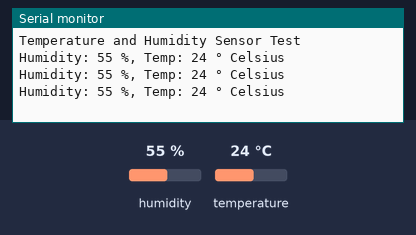
This sketch was run on a simulated Arduino Uno, built with avr-gcc and run on an emulated ATmega328P. Parts: the last lines printed to the serial monitor. The inputs (shaded band) are chosen by the test bench; at power-on: humidity 55 %, temperature 24 °C.

Above: at 2.8 s.
2.9 s: humidity set to 22 %
At 4.8 s:
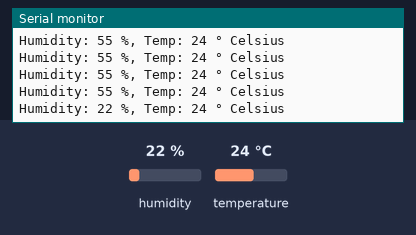
5.6 s: temperature set to 12 °C
At 6.8 s:
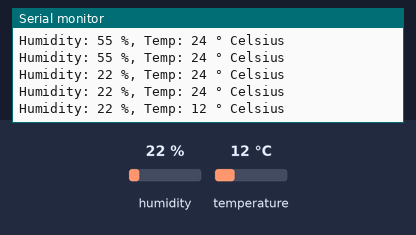
8.3 s: humidity set to 40 %
At 9.7 s:
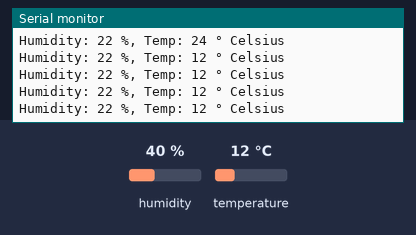
Timing chart, 0 to 11.3 s (numbered marks = the images above; inputs shaded):
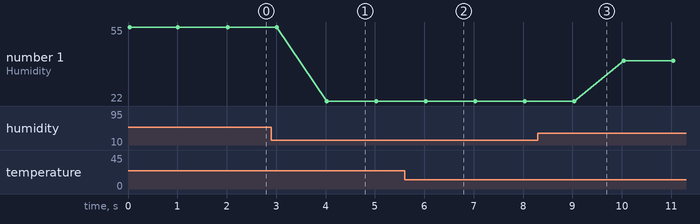

Measured:
- after the input at 2.9 s, the serial monitor: prints a new line after 1.1 s (image 1)
- after the input at 5.6 s, the serial monitor: prints a new line after 0.43 s (image 2)
- plotted number 1: 55 → 22 after the input at 2.9 s, 22 → 40 after the input at 8.3 s

The sketch:

test_dht.ino
```cpp
// How to use the DHT-22 sensor with Arduino
// Temperature and humidity sensor
// + is 3.3v
// - is gnd
// out is 7

// Libraries
#include "DHT.h"

// Constants
#define DHTPIN 7     // what pin we're connected to
#define DHTTYPE DHT22   // DHT 22
DHT dht(DHTPIN, DHTTYPE); // Initialize DHT sensor for normal 16mhz Arduino

// Variables
int h;  // Stores humidity value
int t; // Stores temperature value

void setup()
{
    Serial.begin(9600);
    Serial.println("Temperature and Humidity Sensor Test");
    dht.begin();
}

void loop()
{
    // Read data and store it to variables h (humidity) and t (temperature)
    // Reading temperature or humidity takes about 250 milliseconds!
    h = dht.readHumidity();
    t = dht.readTemperature();

    // Print temp and humidity values to serial monitor
    Serial.print("Humidity: ");
    Serial.print(h);
    Serial.print(" %, Temp: ");
    Serial.print(t);
    Serial.println(" ° Celsius");

    delay(1000); // Delay 1 sec.
}
```
